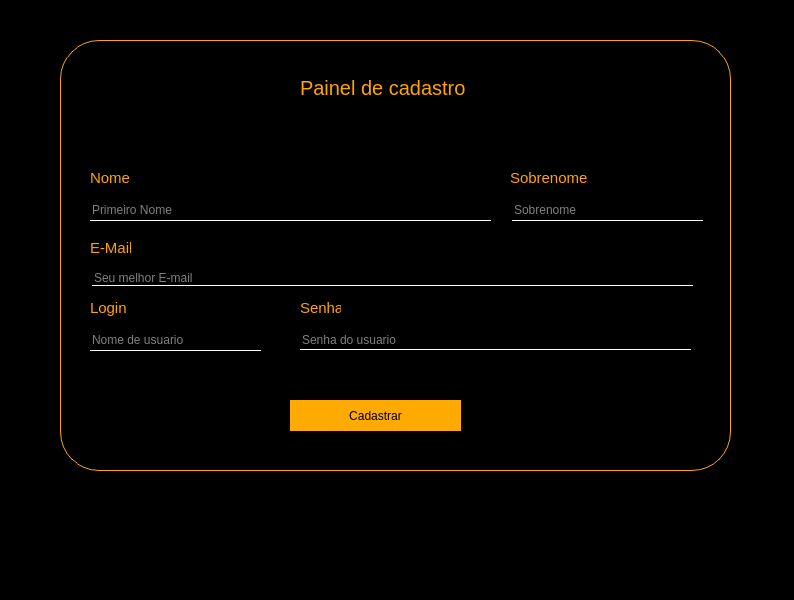
<?xml version="1.0" encoding="UTF-8"?>
<ui version="4.0">
 <class>MainWindow</class>
 <widget class="QMainWindow" name="MainWindow">
  <property name="geometry">
   <rect>
    <x>0</x>
    <y>0</y>
    <width>794</width>
    <height>600</height>
   </rect>
  </property>
  <property name="windowTitle">
   <string>MainWindow</string>
  </property>
  <property name="styleSheet">
   <string notr="true">background-color: black;</string>
  </property>
  <widget class="QWidget" name="centralwidget">
   <widget class="QFrame" name="frame">
    <property name="geometry">
     <rect>
      <x>60</x>
      <y>40</y>
      <width>671</width>
      <height>431</height>
     </rect>
    </property>
    <property name="styleSheet">
     <string notr="true">border:1px solid orange;
border-radius: none;</string>
    </property>
    <property name="frameShape">
     <enum>QFrame::StyledPanel</enum>
    </property>
    <property name="frameShadow">
     <enum>QFrame::Raised</enum>
    </property>
    <widget class="QLabel" name="label">
     <property name="geometry">
      <rect>
       <x>240</x>
       <y>40</y>
       <width>171</width>
       <height>16</height>
      </rect>
     </property>
     <property name="styleSheet">
      <string notr="true">color:orange;font-size:20px;border:none;</string>
     </property>
     <property name="text">
      <string>Painel de cadastro</string>
     </property>
    </widget>
    <widget class="QLabel" name="label_2">
     <property name="geometry">
      <rect>
       <x>30</x>
       <y>130</y>
       <width>61</width>
       <height>16</height>
      </rect>
     </property>
     <property name="styleSheet">
      <string notr="true">color:orange;font-size:15px;border:none;</string>
     </property>
     <property name="text">
      <string>Nome</string>
     </property>
    </widget>
    <widget class="QLabel" name="label_3">
     <property name="geometry">
      <rect>
       <x>450</x>
       <y>130</y>
       <width>111</width>
       <height>16</height>
      </rect>
     </property>
     <property name="styleSheet">
      <string notr="true">color:orange;font-size:15px;border:none;</string>
     </property>
     <property name="text">
      <string>Sobrenome </string>
     </property>
    </widget>
    <widget class="QLabel" name="label_4">
     <property name="geometry">
      <rect>
       <x>30</x>
       <y>200</y>
       <width>41</width>
       <height>16</height>
      </rect>
     </property>
     <property name="styleSheet">
      <string notr="true">color:orange;font-size:15px;border:none;</string>
     </property>
     <property name="text">
      <string>E-Mail</string>
     </property>
    </widget>
    <widget class="QLabel" name="label_5">
     <property name="geometry">
      <rect>
       <x>30</x>
       <y>260</y>
       <width>41</width>
       <height>16</height>
      </rect>
     </property>
     <property name="styleSheet">
      <string notr="true">color:orange;font-size:15px;border:none;</string>
     </property>
     <property name="text">
      <string>Login </string>
     </property>
    </widget>
    <widget class="QLabel" name="label_6">
     <property name="geometry">
      <rect>
       <x>240</x>
       <y>260</y>
       <width>41</width>
       <height>16</height>
      </rect>
     </property>
     <property name="styleSheet">
      <string notr="true">color:orange;font-size:15px;border:none;</string>
     </property>
     <property name="text">
      <string>Senha</string>
     </property>
    </widget>
    <widget class="QPushButton" name="pushButton">
     <property name="geometry">
      <rect>
       <x>230</x>
       <y>360</y>
       <width>171</width>
       <height>31</height>
      </rect>
     </property>
     <property name="styleSheet">
      <string notr="true">border:none;
border-radius:none;
background-color: rgb(255, 170, 0);</string>
     </property>
     <property name="text">
      <string>Cadastrar</string>
     </property>
    </widget>
    <widget class="QLineEdit" name="lineEdit">
     <property name="geometry">
      <rect>
       <x>30</x>
       <y>160</y>
       <width>401</width>
       <height>21</height>
      </rect>
     </property>
     <property name="styleSheet">
      <string notr="true">
border:none;
border-bottom:1px solid white;
color:white;
</string>
     </property>
     <property name="placeholderText">
      <string>Primeiro Nome</string>
     </property>
    </widget>
    <widget class="QLineEdit" name="lineEdit_2">
     <property name="geometry">
      <rect>
       <x>452</x>
       <y>160</y>
       <width>191</width>
       <height>21</height>
      </rect>
     </property>
     <property name="styleSheet">
      <string notr="true">
border:none;
border-bottom:1px solid white;
color:white;</string>
     </property>
     <property name="placeholderText">
      <string>Sobrenome </string>
     </property>
    </widget>
    <widget class="QLineEdit" name="lineEdit_3">
     <property name="geometry">
      <rect>
       <x>32</x>
       <y>230</y>
       <width>601</width>
       <height>16</height>
      </rect>
     </property>
     <property name="styleSheet">
      <string notr="true">
border:none;
border-bottom:1px solid white;
color:white;
</string>
     </property>
     <property name="placeholderText">
      <string>Seu melhor E-mail</string>
     </property>
    </widget>
    <widget class="QLineEdit" name="lineEdit_4">
     <property name="geometry">
      <rect>
       <x>30</x>
       <y>290</y>
       <width>171</width>
       <height>21</height>
      </rect>
     </property>
     <property name="styleSheet">
      <string notr="true">
border:none;
border-bottom:1px solid white;
color:white;
</string>
     </property>
     <property name="placeholderText">
      <string>Nome de usuario</string>
     </property>
    </widget>
    <widget class="QLineEdit" name="lineEdit_5">
     <property name="geometry">
      <rect>
       <x>240</x>
       <y>290</y>
       <width>391</width>
       <height>20</height>
      </rect>
     </property>
     <property name="styleSheet">
      <string notr="true">
border:none;
border-bottom:1px solid white;
color:white;</string>
     </property>
     <property name="echoMode">
      <enum>QLineEdit::Password</enum>
     </property>
     <property name="placeholderText">
      <string>Senha do usuario</string>
     </property>
    </widget>
   </widget>
  </widget>
  <widget class="QMenuBar" name="menubar">
   <property name="geometry">
    <rect>
     <x>0</x>
     <y>0</y>
     <width>794</width>
     <height>21</height>
    </rect>
   </property>
  </widget>
  <widget class="QStatusBar" name="statusbar"/>
 </widget>
 <resources/>
 <connections/>
</ui>
